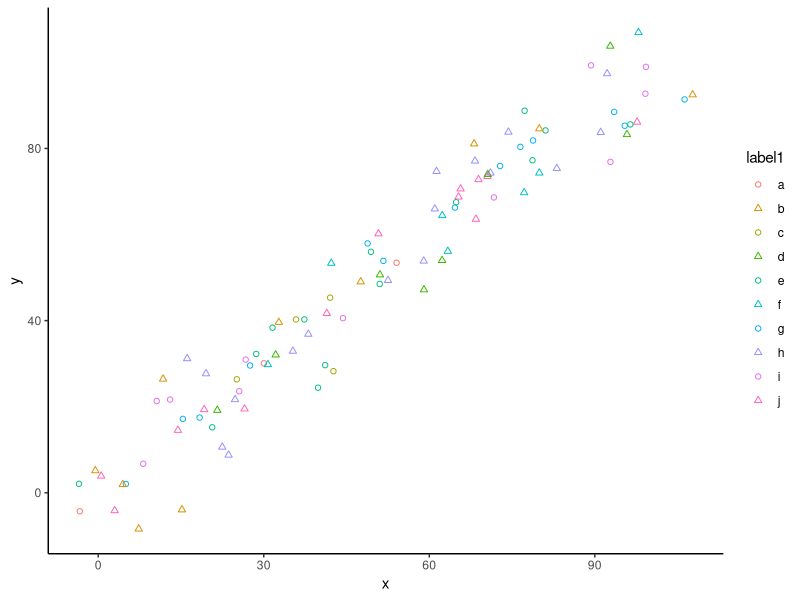

This figure's R source:
library(ggplot2)
library(tidyverse)

someData <- data.frame(x = 1:100 + runif(n = 100, min = -10, max = 10), y = 1:100 + runif(n = 100, min = -10, max = 10), label1 = sample(letters[1:10], size = 100, replace = T), label2 = sample(1:5, size = 100, replace = T)) %>%
    mutate(label2 = as.factor(label2))

manual_pal <- function(numShapeLevels) {
    values <- 1000
    function(n) {
        rep(1:numShapeLevels, length.out = values)
    }
}

scale_color_highres <- function(numShapeLevels, ...) {
    list(discrete_scale(
        "color",
        scale_name = "discreteColor",
        palette = scales::hue_pal(),
        ...),
    discrete_scale(
        "shape",
        scale_name = "discreteShape",
        palette = manual_pal(numShapeLevels),
        ...))
}

plot <- ggplot(data = someData, aes(x = x, y = y, color = label1, shape = label1)) +
    geom_point() +
    scale_color_highres(numShapeLevels = 2) +
    theme_classic()
ggsave(plot = plot, filename = "tmp/example_plot.pdf", width = 5, height = 5)
